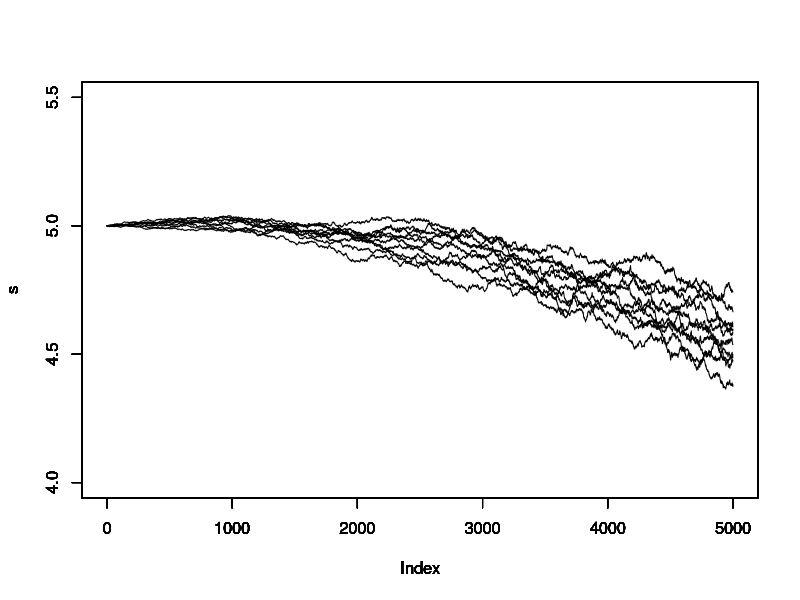

This figure's R source:
#this uses Euler approximation to generate BM
for(j in 1:10)
{
	z<-rnorm(5000,mean=0,sd=1);
	w<-NULL;wm1<-NULL;wm2<-NULL;
	t<-seq(0,5,length.out=5000);
	w[1]=5;
	#sig<-0.3;
	#mu<-0.06;
	for(i in 2:5000)
	{
		mu<-0.0325-(0.05*t[i]);
		sig<-0.012+(0.0138*t[i])+(0.00125*t[i]*t[i]);
		w[i]=w[i-1]+mu*(t[i]-t[i-1])+sig*(sqrt(t[i]-t[i-1]))*(z[i]);
	}
	wm1<-c(wm1,w[2]);
		wm2<-c(wm2,w[5]);
	s<-w;
	plot(s,type="l",col="black",ylim=c(4,5.5));
	par(new=TRUE);
}
k1<-mean(wm1);
k2<-mean(wm2);
